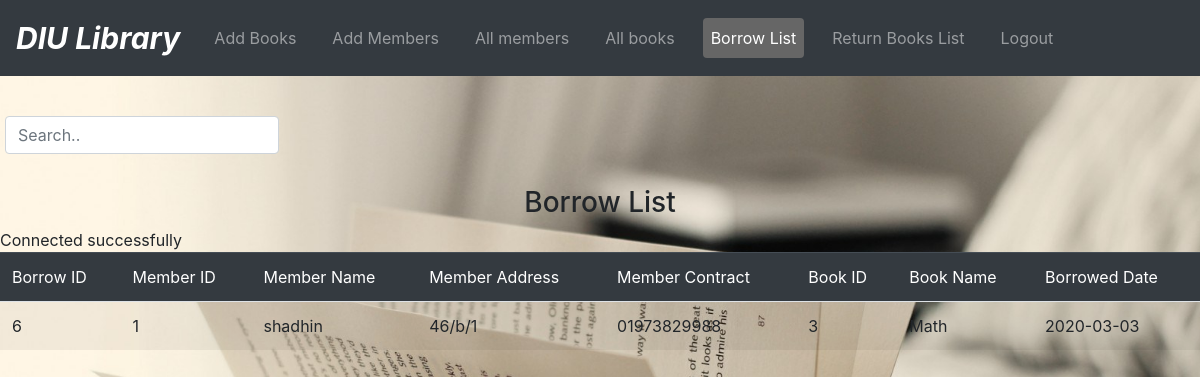
The page /borrowlist.php on the database its author committed.
### tables this page shows
CREATE TABLE `borrow` (
  `borrowID` int(50) NOT NULL,
  `m_id` varchar(50) NOT NULL,
  `m_name` varchar(50) NOT NULL,
  `m_address` varchar(50) NOT NULL,
  `m_contract` varchar(50) NOT NULL,
  `b_id` varchar(50) NOT NULL,
  `b_name` varchar(50) NOT NULL,
  `borrow_date` date NOT NULL
);

### borrowlist.php (the view, shortened to what this page needs)
<!DOCTYPE html>
<html lang="en">
<head>
  <link rel="stylesheet" href="https://maxcdn.bootstrapcdn.com/bootstrap/4.4.1/css/bootstrap.min.css">
  <link rel="stylesheet" href="nav.css">
  <link rel="stylesheet" href="login.css">
</head>
<body>
<nav class="navbar navbar-expand-md bg-dark navbar-dark">
  <a class="navbar-brand" href="#"><i><b>DIU Library</b></i></a>
  <div class="collapse navbar-collapse" id="collapsibleNavbar">
    <ul class="navbar-nav">
      <li class="nav-item">
        <a class="nav-link" href="http://localhost/project/Book.php">Add Books</a>
      </li>
      <li class="nav-item">
        <a class="nav-link" href="http://localhost/project/member.php">Add Members</a>
      </li>
      <li class="nav-item">
        <a class="nav-link" href="http://localhost/project/allmember.php">All members</a>
      </li>
      <li class="nav-item">
        <a class="nav-link" href="http://localhost/project/allbook.php">All books</a>
      </li>
      <li class="nav-item">
        <a class="nav-link active" href="http://localhost/project/borrowlist.php">Borrow List</a>
      </li>
      <li class="nav-item">
        <a class="nav-link" href="http://localhost/project/returnlist.php">Return Books List</a>
      </li>
      <li class="nav-item">
        <a class="nav-link" href="Logout.php">Logout</a>
      </li>
    </ul>
  </div>
</nav>
<br>
<section class="row container mt-3"  style="height:70px">
  <div style="padding-left:5px">
 <input class="form-control" id="myInput" type="text" placeholder="Search..">
  </div>
</section>
<section class="row">
  <section class="col-xs-12 col-sm-12 col-md-12">
      <center><h3>Borrow List</h3></center>
      <table class="table table-striped">
<thead class="table table-dark">
<tr >
<td>Borrow ID</td>
<td>Member ID</td>
<td>Member Name</td>
<td>Member Address</td>
<td>Member Contract</td>
<td>Book ID</td>
<td>Book Name</td>
<td>Borrowed Date</td>
</tr>
</thead>
<tbody id="myTable">
  <?php
  include_once "connection.php";
  $sql = "SELECT `borrowID`, `m_id`, `m_name`, `m_address`, `m_contract`, `b_id`, `b_name`, `borrow_date` FROM `borrow`";
  $result = mysqli_query($conn,$sql);
  if (mysqli_num_rows($result) > 0) {
    while ($row = mysqli_fetch_assoc($result)) {
      echo "<tr>";
      echo "<td>".$row["borrowID"]."</td>";
      echo "<td>".$row["m_id"]."</td>";
      echo "<td>".$row["m_name"]."</td>";
      echo "<td>".$row["m_address"]."</td>";
      echo "<td>".$row["m_contract"]."</td>";
      echo "<td>".$row["b_id"]."</td>";
      echo "<td>".$row["b_name"]."</td>";
      echo "<td>".$row["borrow_date"]."</td>";
      echo "</tr>";
    }
  }
  else {
    echo " 0 result";
  }
  ?>
</tbody>
</table>
  </section>
</section>
</body>
</html>

### nav.css (style rules this page uses)
.active, .nav-link:hover { background-color: #666; color: white; border-radius: 4px; transition: 1s; }
.nav-item { margin: 10px; }
.navbar-brand { font-size: 30px; }

### borrowlist.php (style rules this page uses)
body { background-image: url("book.jpg"); background-repeat: no-repeat; background-size: cover; background-position: center; background-attachment: fixed; }

### rows shown on the page
borrow: borrowID "6", m "1", m_name "shadhin", m_address "46/b/1", m_contract "01973829988", b "3", b_name "Math", borrow_date "2020-03-03"
